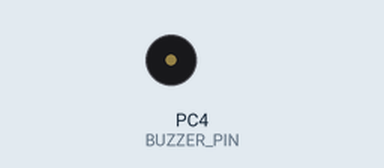
Simulated run of this program. Board: ATmega328P, built with avr-gcc and emulated at 11.0592 MHz. Parts: buzzer (waves = sounding).

Above: at 0.3 s.
Timing chart, 0 to 3.0 s (numbered marks = the images above):
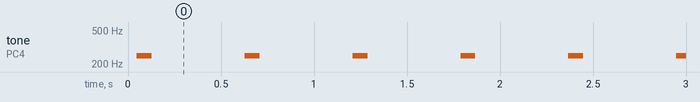

The program:

main.c
```c
/*
 * Buzzer.c
 *
 * Created: 01/08/2017 22:19:01
 * Author : Rodolfo
 */
#define F_CPU 11059200UL

#include <avr/io.h>
#include <util/delay.h>

#define BUZZER_PIN PORTC4

void initializeBuzzer();

int main(void)
{
    /* Replace with your application code */
	initializeBuzzer();
    while (1)
    {
		for (long i=0; i<20; i++) {
			PORTC |= (1<<BUZZER_PIN);
			_delay_us(2000.0);
			PORTC &= ~(1<<BUZZER_PIN);
			_delay_us(2000.0);
		}
		_delay_ms(500);
    }
}

void initializeBuzzer() {
	DDRC |= (1<<BUZZER_PIN);
}
```

Measured:
- by itself, tone on PC4 (BUZZER_PIN): alternates 250 Hz for 0.08 s and silent for 0.50 s
